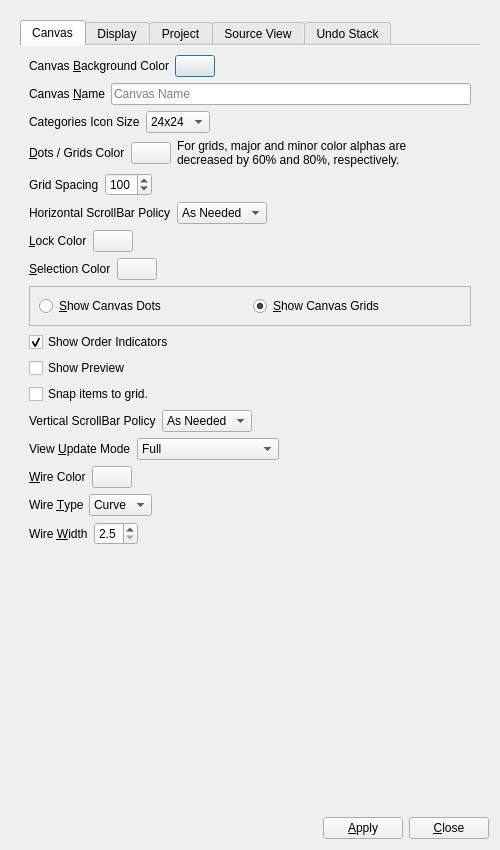
<?xml version="1.0" encoding="UTF-8"?>
<ui version="4.0">
 <class>glitch_canvas_settings</class>
 <widget class="QDialog" name="glitch_canvas_settings">
  <property name="geometry">
   <rect>
    <x>0</x>
    <y>0</y>
    <width>500</width>
    <height>850</height>
   </rect>
  </property>
  <property name="windowTitle">
   <string>Glitch: Canvas Settings</string>
  </property>
  <property name="windowIcon">
   <iconset resource="../Icons/icons.qrc">
    <normaloff>:/Logo/glitch-logo.png</normaloff>:/Logo/glitch-logo.png</iconset>
  </property>
  <layout class="QVBoxLayout" name="verticalLayout">
   <item>
    <widget class="QScrollArea" name="scrollArea">
     <property name="frameShape">
      <enum>QFrame::Shape::NoFrame</enum>
     </property>
     <property name="widgetResizable">
      <bool>true</bool>
     </property>
     <widget class="QWidget" name="scrollAreaWidgetContents">
      <property name="geometry">
       <rect>
        <x>0</x>
        <y>0</y>
        <width>488</width>
        <height>796</height>
       </rect>
      </property>
      <layout class="QVBoxLayout" name="verticalLayout_2">
       <item>
        <widget class="QTabWidget" name="tab">
         <property name="currentIndex">
          <number>0</number>
         </property>
         <property name="documentMode">
          <bool>true</bool>
         </property>
         <widget class="QWidget" name="page_canvas">
          <attribute name="title">
           <string>Canvas</string>
          </attribute>
          <layout class="QVBoxLayout" name="verticalLayout_4">
           <item>
            <layout class="QHBoxLayout" name="horizontalLayout_2">
             <item>
              <widget class="QLabel" name="label_2">
               <property name="text">
                <string>Canvas &amp;Background Color</string>
               </property>
               <property name="buddy">
                <cstring>background_color</cstring>
               </property>
              </widget>
             </item>
             <item>
              <widget class="QPushButton" name="background_color">
               <property name="text">
                <string notr="true"/>
               </property>
              </widget>
             </item>
             <item>
              <spacer name="horizontalSpacer_2">
               <property name="orientation">
                <enum>Qt::Orientation::Horizontal</enum>
               </property>
               <property name="sizeHint" stdset="0">
                <size>
                 <width>40</width>
                 <height>20</height>
                </size>
               </property>
              </spacer>
             </item>
            </layout>
           </item>
           <item>
            <layout class="QHBoxLayout" name="horizontalLayout_3">
             <item>
              <widget class="QLabel" name="label_3">
               <property name="text">
                <string>Canvas &amp;Name</string>
               </property>
               <property name="buddy">
                <cstring>name</cstring>
               </property>
              </widget>
             </item>
             <item>
              <widget class="QLineEdit" name="name">
               <property name="maxLength">
                <number>500</number>
               </property>
               <property name="placeholderText">
                <string>Canvas Name</string>
               </property>
               <property name="clearButtonEnabled">
                <bool>true</bool>
               </property>
              </widget>
             </item>
            </layout>
           </item>
           <item>
            <layout class="QHBoxLayout" name="horizontalLayout_12">
             <item>
              <widget class="QLabel" name="label_12">
               <property name="text">
                <string>Categories Icon Size</string>
               </property>
               <property name="buddy">
                <cstring>categories_icon_size</cstring>
               </property>
              </widget>
             </item>
             <item>
              <widget class="QComboBox" name="categories_icon_size">
               <property name="currentIndex">
                <number>1</number>
               </property>
               <property name="sizeAdjustPolicy">
                <enum>QComboBox::SizeAdjustPolicy::AdjustToContents</enum>
               </property>
               <item>
                <property name="text">
                 <string notr="true">0x0</string>
                </property>
               </item>
               <item>
                <property name="text">
                 <string notr="true">24x24</string>
                </property>
               </item>
               <item>
                <property name="text">
                 <string notr="true">32x32</string>
                </property>
               </item>
               <item>
                <property name="text">
                 <string notr="true">48x48</string>
                </property>
               </item>
              </widget>
             </item>
             <item>
              <spacer name="horizontalSpacer_9">
               <property name="orientation">
                <enum>Qt::Orientation::Horizontal</enum>
               </property>
               <property name="sizeHint" stdset="0">
                <size>
                 <width>40</width>
                 <height>20</height>
                </size>
               </property>
              </spacer>
             </item>
            </layout>
           </item>
           <item>
            <layout class="QHBoxLayout" name="horizontalLayout_6">
             <item>
              <widget class="QLabel" name="label_6">
               <property name="text">
                <string>&amp;Dots / Grids Color</string>
               </property>
               <property name="buddy">
                <cstring>dots_grids_color</cstring>
               </property>
              </widget>
             </item>
             <item>
              <widget class="QPushButton" name="dots_grids_color">
               <property name="text">
                <string notr="true"/>
               </property>
              </widget>
             </item>
             <item>
              <widget class="QLabel" name="label_7">
               <property name="text">
                <string>For grids, major and minor color alphas are decreased by 60% and 80%, respectively.</string>
               </property>
               <property name="wordWrap">
                <bool>true</bool>
               </property>
              </widget>
             </item>
             <item>
              <spacer name="horizontalSpacer_5">
               <property name="orientation">
                <enum>Qt::Orientation::Horizontal</enum>
               </property>
               <property name="sizeHint" stdset="0">
                <size>
                 <width>40</width>
                 <height>20</height>
                </size>
               </property>
              </spacer>
             </item>
            </layout>
           </item>
           <item>
            <layout class="QHBoxLayout" name="horizontalLayout_23">
             <item>
              <widget class="QLabel" name="label_21">
               <property name="text">
                <string>Grid Spacing</string>
               </property>
               <property name="buddy">
                <cstring>wire_width</cstring>
               </property>
              </widget>
             </item>
             <item>
              <widget class="QSpinBox" name="grid_size">
               <property name="minimum">
                <number>10</number>
               </property>
               <property name="maximum">
                <number>500</number>
               </property>
               <property name="value">
                <number>100</number>
               </property>
              </widget>
             </item>
             <item>
              <spacer name="horizontalSpacer_20">
               <property name="orientation">
                <enum>Qt::Orientation::Horizontal</enum>
               </property>
               <property name="sizeHint" stdset="0">
                <size>
                 <width>40</width>
                 <height>20</height>
                </size>
               </property>
              </spacer>
             </item>
            </layout>
           </item>
           <item>
            <layout class="QHBoxLayout" name="horizontalLayout_20">
             <item>
              <widget class="QLabel" name="label_18">
               <property name="text">
                <string>Horizontal ScrollBar Policy</string>
               </property>
               <property name="buddy">
                <cstring>categories_icon_size</cstring>
               </property>
              </widget>
             </item>
             <item>
              <widget class="QComboBox" name="horizontal_scrollbar_policy">
               <property name="toolTip">
                <string>&lt;html&gt;&lt;head/&gt;&lt;body&gt;&lt;p&gt;Setting is also applied to edit views of child objects.&lt;/p&gt;&lt;/body&gt;&lt;/html&gt;</string>
               </property>
               <property name="currentIndex">
                <number>0</number>
               </property>
               <property name="sizeAdjustPolicy">
                <enum>QComboBox::SizeAdjustPolicy::AdjustToContents</enum>
               </property>
               <item>
                <property name="text">
                 <string>As Needed</string>
                </property>
               </item>
               <item>
                <property name="text">
                 <string>Off</string>
                </property>
               </item>
               <item>
                <property name="text">
                 <string>On</string>
                </property>
               </item>
              </widget>
             </item>
             <item>
              <spacer name="horizontalSpacer_17">
               <property name="orientation">
                <enum>Qt::Orientation::Horizontal</enum>
               </property>
               <property name="sizeHint" stdset="0">
                <size>
                 <width>40</width>
                 <height>20</height>
                </size>
               </property>
              </spacer>
             </item>
            </layout>
           </item>
           <item>
            <layout class="QHBoxLayout" name="horizontalLayout_15">
             <item>
              <widget class="QLabel" name="label_14">
               <property name="text">
                <string>&amp;Lock Color</string>
               </property>
               <property name="buddy">
                <cstring>lock_color</cstring>
               </property>
              </widget>
             </item>
             <item>
              <widget class="QPushButton" name="lock_color">
               <property name="text">
                <string notr="true"/>
               </property>
              </widget>
             </item>
             <item>
              <spacer name="horizontalSpacer_13">
               <property name="orientation">
                <enum>Qt::Orientation::Horizontal</enum>
               </property>
               <property name="sizeHint" stdset="0">
                <size>
                 <width>40</width>
                 <height>20</height>
                </size>
               </property>
              </spacer>
             </item>
            </layout>
           </item>
           <item>
            <layout class="QHBoxLayout" name="horizontalLayout_13">
             <item>
              <widget class="QLabel" name="label_13">
               <property name="text">
                <string>&amp;Selection Color</string>
               </property>
               <property name="buddy">
                <cstring>selection_color</cstring>
               </property>
              </widget>
             </item>
             <item>
              <widget class="QPushButton" name="selection_color">
               <property name="text">
                <string notr="true"/>
               </property>
              </widget>
             </item>
             <item>
              <spacer name="horizontalSpacer_11">
               <property name="orientation">
                <enum>Qt::Orientation::Horizontal</enum>
               </property>
               <property name="sizeHint" stdset="0">
                <size>
                 <width>40</width>
                 <height>20</height>
                </size>
               </property>
              </spacer>
             </item>
            </layout>
           </item>
           <item>
            <widget class="QFrame" name="frame">
             <property name="frameShape">
              <enum>QFrame::Shape::StyledPanel</enum>
             </property>
             <property name="frameShadow">
              <enum>QFrame::Shadow::Raised</enum>
             </property>
             <layout class="QHBoxLayout" name="horizontalLayout_16">
              <item>
               <widget class="QRadioButton" name="show_canvas_dots">
                <property name="text">
                 <string>&amp;Show Canvas Dots</string>
                </property>
                <attribute name="buttonGroup">
                 <string notr="true">buttonGroup</string>
                </attribute>
               </widget>
              </item>
              <item>
               <widget class="QRadioButton" name="show_canvas_grids">
                <property name="text">
                 <string>&amp;Show Canvas Grids</string>
                </property>
                <property name="checked">
                 <bool>true</bool>
                </property>
                <attribute name="buttonGroup">
                 <string notr="true">buttonGroup</string>
                </attribute>
               </widget>
              </item>
             </layout>
            </widget>
           </item>
           <item>
            <widget class="QCheckBox" name="show_order_indicators">
             <property name="text">
              <string>Show Order Indicators</string>
             </property>
             <property name="checked">
              <bool>true</bool>
             </property>
            </widget>
           </item>
           <item>
            <widget class="QCheckBox" name="show_preview">
             <property name="toolTip">
              <string>&lt;html&gt;&lt;head/&gt;&lt;body&gt;&lt;p&gt;Show an interactive canvas preview. The preview is situated to the right of the canvas.&lt;/p&gt;&lt;/body&gt;&lt;/html&gt;</string>
             </property>
             <property name="text">
              <string>Show Preview</string>
             </property>
            </widget>
           </item>
           <item>
            <widget class="QCheckBox" name="snap_to_grid">
             <property name="toolTip">
              <string>&lt;html&gt;&lt;head/&gt;&lt;body&gt;&lt;p&gt;Aligning. Dragging-and-dropping. Moving. Restoring from a database.&lt;/p&gt;&lt;/body&gt;&lt;/html&gt;</string>
             </property>
             <property name="text">
              <string>Snap items to grid.</string>
             </property>
            </widget>
           </item>
           <item>
            <layout class="QHBoxLayout" name="horizontalLayout_21">
             <item>
              <widget class="QLabel" name="label_19">
               <property name="text">
                <string>Vertical ScrollBar Policy</string>
               </property>
               <property name="buddy">
                <cstring>categories_icon_size</cstring>
               </property>
              </widget>
             </item>
             <item>
              <widget class="QComboBox" name="vertical_scrollbar_policy">
               <property name="toolTip">
                <string>&lt;html&gt;&lt;head/&gt;&lt;body&gt;&lt;p&gt;Setting is also applied to edit views of child objects.&lt;/p&gt;&lt;/body&gt;&lt;/html&gt;</string>
               </property>
               <property name="currentIndex">
                <number>0</number>
               </property>
               <property name="sizeAdjustPolicy">
                <enum>QComboBox::SizeAdjustPolicy::AdjustToContents</enum>
               </property>
               <item>
                <property name="text">
                 <string>As Needed</string>
                </property>
               </item>
               <item>
                <property name="text">
                 <string>Off</string>
                </property>
               </item>
               <item>
                <property name="text">
                 <string>On</string>
                </property>
               </item>
              </widget>
             </item>
             <item>
              <spacer name="horizontalSpacer_18">
               <property name="orientation">
                <enum>Qt::Orientation::Horizontal</enum>
               </property>
               <property name="sizeHint" stdset="0">
                <size>
                 <width>40</width>
                 <height>20</height>
                </size>
               </property>
              </spacer>
             </item>
            </layout>
           </item>
           <item>
            <layout class="QHBoxLayout" name="horizontalLayout">
             <item>
              <widget class="QLabel" name="label">
               <property name="text">
                <string>View &amp;Update Mode</string>
               </property>
               <property name="buddy">
                <cstring>update_mode</cstring>
               </property>
              </widget>
             </item>
             <item>
              <widget class="QComboBox" name="update_mode">
               <property name="currentIndex">
                <number>1</number>
               </property>
               <property name="sizeAdjustPolicy">
                <enum>QComboBox::SizeAdjustPolicy::AdjustToContents</enum>
               </property>
               <item>
                <property name="text">
                 <string>Bounding Rectangle</string>
                </property>
               </item>
               <item>
                <property name="text">
                 <string>Full</string>
                </property>
               </item>
               <item>
                <property name="text">
                 <string>Minimal</string>
                </property>
               </item>
               <item>
                <property name="text">
                 <string>Smart</string>
                </property>
               </item>
              </widget>
             </item>
             <item>
              <spacer name="horizontalSpacer">
               <property name="orientation">
                <enum>Qt::Orientation::Horizontal</enum>
               </property>
               <property name="sizeHint" stdset="0">
                <size>
                 <width>40</width>
                 <height>20</height>
                </size>
               </property>
              </spacer>
             </item>
            </layout>
           </item>
           <item>
            <layout class="QHBoxLayout" name="horizontalLayout_8">
             <item>
              <widget class="QLabel" name="label_8">
               <property name="text">
                <string>&amp;Wire Color</string>
               </property>
               <property name="buddy">
                <cstring>wire_color</cstring>
               </property>
              </widget>
             </item>
             <item>
              <widget class="QPushButton" name="wire_color">
               <property name="text">
                <string notr="true"/>
               </property>
              </widget>
             </item>
             <item>
              <spacer name="horizontalSpacer_6">
               <property name="orientation">
                <enum>Qt::Orientation::Horizontal</enum>
               </property>
               <property name="sizeHint" stdset="0">
                <size>
                 <width>40</width>
                 <height>20</height>
                </size>
               </property>
              </spacer>
             </item>
            </layout>
           </item>
           <item>
            <layout class="QHBoxLayout" name="horizontalLayout_9">
             <item>
              <widget class="QLabel" name="label_9">
               <property name="text">
                <string>Wire &amp;Type</string>
               </property>
               <property name="buddy">
                <cstring>wire_type</cstring>
               </property>
              </widget>
             </item>
             <item>
              <widget class="QComboBox" name="wire_type">
               <property name="currentIndex">
                <number>0</number>
               </property>
               <property name="sizeAdjustPolicy">
                <enum>QComboBox::SizeAdjustPolicy::AdjustToContents</enum>
               </property>
               <item>
                <property name="text">
                 <string>Curve</string>
                </property>
               </item>
               <item>
                <property name="text">
                 <string>Line</string>
                </property>
               </item>
              </widget>
             </item>
             <item>
              <spacer name="horizontalSpacer_7">
               <property name="orientation">
                <enum>Qt::Orientation::Horizontal</enum>
               </property>
               <property name="sizeHint" stdset="0">
                <size>
                 <width>40</width>
                 <height>20</height>
                </size>
               </property>
              </spacer>
             </item>
            </layout>
           </item>
           <item>
            <layout class="QHBoxLayout" name="horizontalLayout_10">
             <item>
              <widget class="QLabel" name="label_10">
               <property name="text">
                <string>Wire &amp;Width</string>
               </property>
               <property name="buddy">
                <cstring>wire_width</cstring>
               </property>
              </widget>
             </item>
             <item>
              <widget class="QDoubleSpinBox" name="wire_width">
               <property name="decimals">
                <number>1</number>
               </property>
               <property name="minimum">
                <double>2.500000000000000</double>
               </property>
               <property name="maximum">
                <double>5.000000000000000</double>
               </property>
               <property name="value">
                <double>2.500000000000000</double>
               </property>
              </widget>
             </item>
             <item>
              <spacer name="horizontalSpacer_8">
               <property name="orientation">
                <enum>Qt::Orientation::Horizontal</enum>
               </property>
               <property name="sizeHint" stdset="0">
                <size>
                 <width>40</width>
                 <height>20</height>
                </size>
               </property>
              </spacer>
             </item>
            </layout>
           </item>
           <item>
            <spacer name="verticalSpacer">
             <property name="orientation">
              <enum>Qt::Orientation::Vertical</enum>
             </property>
             <property name="sizeHint" stdset="0">
              <size>
               <width>20</width>
               <height>40</height>
              </size>
             </property>
            </spacer>
           </item>
          </layout>
         </widget>
         <widget class="QWidget" name="page_display">
          <attribute name="title">
           <string>Display</string>
          </attribute>
          <layout class="QVBoxLayout" name="verticalLayout_3">
           <item>
            <widget class="QCheckBox" name="maximize_edit_windows">
             <property name="text">
              <string>Maximize Edit Windows</string>
             </property>
            </widget>
           </item>
           <item>
            <layout class="QHBoxLayout" name="horizontalLayout_7">
             <item>
              <widget class="QLabel" name="label_17">
               <property name="text">
                <string>Tab Position</string>
               </property>
              </widget>
             </item>
             <item>
              <widget class="QComboBox" name="tab_position">
               <item>
                <property name="text">
                 <string>East</string>
                </property>
               </item>
               <item>
                <property name="text">
                 <string>North</string>
                </property>
               </item>
               <item>
                <property name="text">
                 <string>South</string>
                </property>
               </item>
               <item>
                <property name="text">
                 <string>West</string>
                </property>
               </item>
              </widget>
             </item>
             <item>
              <spacer name="horizontalSpacer_14">
               <property name="orientation">
                <enum>Qt::Orientation::Horizontal</enum>
               </property>
               <property name="sizeHint" stdset="0">
                <size>
                 <width>40</width>
                 <height>20</height>
                </size>
               </property>
              </spacer>
             </item>
            </layout>
           </item>
           <item>
            <widget class="QCheckBox" name="show_function_name_widget">
             <property name="text">
              <string>Show Function Name Widget</string>
             </property>
             <property name="checked">
              <bool>true</bool>
             </property>
            </widget>
           </item>
           <item>
            <widget class="QCheckBox" name="show_structures_tree_widget">
             <property name="text">
              <string>Show Structures Tree Widget</string>
             </property>
             <property name="checked">
              <bool>true</bool>
             </property>
            </widget>
           </item>
           <item>
            <widget class="QCheckBox" name="tabbed_edit_windows">
             <property name="toolTip">
              <string>&lt;html&gt;&lt;head/&gt;&lt;body&gt;&lt;p&gt;New windows only.&lt;/p&gt;&lt;/body&gt;&lt;/html&gt;</string>
             </property>
             <property name="text">
              <string>Tabbed Edit Windows</string>
             </property>
             <property name="checked">
              <bool>true</bool>
             </property>
            </widget>
           </item>
           <item>
            <spacer name="verticalSpacer_4">
             <property name="orientation">
              <enum>Qt::Orientation::Vertical</enum>
             </property>
             <property name="sizeHint" stdset="0">
              <size>
               <width>20</width>
               <height>40</height>
              </size>
             </property>
            </spacer>
           </item>
          </layout>
         </widget>
         <widget class="QWidget" name="page_project">
          <attribute name="title">
           <string>Project</string>
          </attribute>
          <layout class="QVBoxLayout" name="verticalLayout_5">
           <item>
            <layout class="QHBoxLayout" name="horizontalLayout_17">
             <item>
              <widget class="QLabel" name="label_15">
               <property name="text">
                <string>&amp;Board</string>
               </property>
               <property name="buddy">
                <cstring>project_board</cstring>
               </property>
              </widget>
             </item>
             <item>
              <widget class="QComboBox" name="project_board">
               <property name="sizePolicy">
                <sizepolicy hsizetype="Expanding" vsizetype="Fixed">
                 <horstretch>0</horstretch>
                 <verstretch>0</verstretch>
                </sizepolicy>
               </property>
               <property name="editable">
                <bool>true</bool>
               </property>
               <property name="currentText">
                <string notr="true"/>
               </property>
               <property name="currentIndex">
                <number>-1</number>
               </property>
               <property name="sizeAdjustPolicy">
                <enum>QComboBox::SizeAdjustPolicy::AdjustToContents</enum>
               </property>
              </widget>
             </item>
            </layout>
           </item>
           <item>
            <layout class="QHBoxLayout" name="horizontalLayout_18">
             <item>
              <widget class="QLabel" name="label_16">
               <property name="text">
                <string>Communications Port</string>
               </property>
               <property name="buddy">
                <cstring>project_communications_port</cstring>
               </property>
              </widget>
             </item>
             <item>
              <widget class="QComboBox" name="project_communications_port">
               <property name="currentText">
                <string notr="true"/>
               </property>
               <property name="currentIndex">
                <number>-1</number>
               </property>
               <property name="sizeAdjustPolicy">
                <enum>QComboBox::SizeAdjustPolicy::AdjustToContents</enum>
               </property>
              </widget>
             </item>
             <item>
              <widget class="QPushButton" name="project_communications_port_refresh">
               <property name="text">
                <string>Refresh</string>
               </property>
              </widget>
             </item>
             <item>
              <spacer name="horizontalSpacer_16">
               <property name="orientation">
                <enum>Qt::Orientation::Horizontal</enum>
               </property>
               <property name="sizeHint" stdset="0">
                <size>
                 <width>40</width>
                 <height>20</height>
                </size>
               </property>
              </spacer>
             </item>
            </layout>
           </item>
           <item>
            <widget class="QCheckBox" name="generate_periodically">
             <property name="toolTip">
              <string>Generate the code shortly after a change is made.</string>
             </property>
             <property name="text">
              <string>&amp;Generate Output File Periodically</string>
             </property>
            </widget>
           </item>
           <item>
            <layout class="QHBoxLayout" name="horizontalLayout_11">
             <item>
              <widget class="QLabel" name="project_ide_warning_label">
               <property name="toolTip">
                <string>&lt;html&gt;&lt;head/&gt;&lt;body&gt;&lt;p&gt;Please complete the Project IDE field!&lt;/p&gt;&lt;/body&gt;&lt;/html&gt;</string>
               </property>
               <property name="text">
                <string>&lt;html&gt;&amp;#9888;&lt;/html&gt;</string>
               </property>
               <property name="alignment">
                <set>Qt::AlignmentFlag::AlignCenter</set>
               </property>
              </widget>
             </item>
             <item>
              <widget class="QLabel" name="label_11">
               <property name="text">
                <string>Project &amp;IDE</string>
               </property>
               <property name="buddy">
                <cstring>project_ide</cstring>
               </property>
              </widget>
             </item>
             <item>
              <widget class="QLineEdit" name="project_ide">
               <property name="maxLength">
                <number>5000</number>
               </property>
               <property name="placeholderText">
                <string>Project IDE</string>
               </property>
               <property name="clearButtonEnabled">
                <bool>true</bool>
               </property>
              </widget>
             </item>
             <item>
              <widget class="QPushButton" name="select_project_ide">
               <property name="text">
                <string>Select</string>
               </property>
              </widget>
             </item>
            </layout>
           </item>
           <item>
            <layout class="QHBoxLayout" name="horizontalLayout_4">
             <item>
              <widget class="QLabel" name="label_4">
               <property name="text">
                <string>&amp;Project Type</string>
               </property>
               <property name="buddy">
                <cstring>project_type</cstring>
               </property>
              </widget>
             </item>
             <item>
              <widget class="QComboBox" name="project_type">
               <property name="currentIndex">
                <number>0</number>
               </property>
               <property name="sizeAdjustPolicy">
                <enum>QComboBox::SizeAdjustPolicy::AdjustToContents</enum>
               </property>
               <item>
                <property name="text">
                 <string notr="true">Arduino</string>
                </property>
               </item>
              </widget>
             </item>
             <item>
              <spacer name="horizontalSpacer_4">
               <property name="orientation">
                <enum>Qt::Orientation::Horizontal</enum>
               </property>
               <property name="sizeHint" stdset="0">
                <size>
                 <width>40</width>
                 <height>20</height>
                </size>
               </property>
              </spacer>
             </item>
            </layout>
           </item>
           <item>
            <widget class="QCheckBox" name="save_periodically">
             <property name="toolTip">
              <string>&lt;html&gt;&lt;head/&gt;&lt;body&gt;&lt;p&gt;Save the diagram after a change is made.&lt;/p&gt;&lt;/body&gt;&lt;/html&gt;</string>
             </property>
             <property name="text">
              <string>Save Periodically</string>
             </property>
            </widget>
           </item>
           <item>
            <spacer name="verticalSpacer_2">
             <property name="orientation">
              <enum>Qt::Orientation::Vertical</enum>
             </property>
             <property name="sizeHint" stdset="0">
              <size>
               <width>20</width>
               <height>40</height>
              </size>
             </property>
            </spacer>
           </item>
          </layout>
         </widget>
         <widget class="QWidget" name="page_source_view">
          <attribute name="title">
           <string>Source View</string>
          </attribute>
          <layout class="QVBoxLayout" name="verticalLayout_7">
           <item>
            <widget class="QCheckBox" name="generate_source_view_periodically">
             <property name="toolTip">
              <string>&lt;html&gt;&lt;head/&gt;&lt;body&gt;&lt;p&gt;Generate the code shortly after a change is made. Please activate the source panel separately.&lt;/p&gt;&lt;/body&gt;&lt;/html&gt;</string>
             </property>
             <property name="text">
              <string>&amp;Generate Source View Periodically</string>
             </property>
            </widget>
           </item>
           <item>
            <layout class="QHBoxLayout" name="horizontalLayout_14">
             <item>
              <spacer name="horizontalSpacer_10">
               <property name="orientation">
                <enum>Qt::Orientation::Horizontal</enum>
               </property>
               <property name="sizeHint" stdset="0">
                <size>
                 <width>40</width>
                 <height>20</height>
                </size>
               </property>
              </spacer>
             </item>
             <item>
              <widget class="QPushButton" name="special_copy">
               <property name="toolTip">
                <string>&lt;html&gt;&lt;head/&gt;&lt;body&gt;&lt;p&gt;Copy the contents of the below table into the clipboard buffer.&lt;/p&gt;&lt;/body&gt;&lt;/html&gt;</string>
               </property>
               <property name="text">
                <string>Copy</string>
               </property>
              </widget>
             </item>
             <item>
              <widget class="QPushButton" name="special_paste">
               <property name="toolTip">
                <string>&lt;html&gt;&lt;head/&gt;&lt;body&gt;&lt;p&gt;Prepare the below table via previously-copied clipboard contents.&lt;/p&gt;&lt;/body&gt;&lt;/html&gt;</string>
               </property>
               <property name="text">
                <string>Paste</string>
               </property>
              </widget>
             </item>
             <item>
              <widget class="QPushButton" name="reset_source_view_keywords">
               <property name="toolTip">
                <string>Reset the below table.</string>
               </property>
               <property name="text">
                <string>Reset</string>
               </property>
              </widget>
             </item>
             <item>
              <spacer name="horizontalSpacer_12">
               <property name="orientation">
                <enum>Qt::Orientation::Horizontal</enum>
               </property>
               <property name="sizeHint" stdset="0">
                <size>
                 <width>40</width>
                 <height>20</height>
                </size>
               </property>
              </spacer>
             </item>
            </layout>
           </item>
           <item>
            <widget class="QTableWidget" name="source_view_keywords">
             <property name="alternatingRowColors">
              <bool>true</bool>
             </property>
             <property name="selectionMode">
              <enum>QAbstractItemView::SelectionMode::SingleSelection</enum>
             </property>
             <property name="selectionBehavior">
              <enum>QAbstractItemView::SelectionBehavior::SelectRows</enum>
             </property>
             <property name="verticalScrollMode">
              <enum>QAbstractItemView::ScrollMode::ScrollPerPixel</enum>
             </property>
             <property name="horizontalScrollMode">
              <enum>QAbstractItemView::ScrollMode::ScrollPerPixel</enum>
             </property>
             <property name="cornerButtonEnabled">
              <bool>false</bool>
             </property>
             <attribute name="horizontalHeaderMinimumSectionSize">
              <number>150</number>
             </attribute>
             <attribute name="horizontalHeaderDefaultSectionSize">
              <number>150</number>
             </attribute>
             <attribute name="horizontalHeaderStretchLastSection">
              <bool>true</bool>
             </attribute>
             <attribute name="verticalHeaderVisible">
              <bool>false</bool>
             </attribute>
             <column>
              <property name="text">
               <string>Keyword</string>
              </property>
             </column>
             <column>
              <property name="text">
               <string>Color</string>
              </property>
             </column>
            </widget>
           </item>
          </layout>
         </widget>
         <widget class="QWidget" name="page_undo_stack">
          <attribute name="title">
           <string>Undo Stack</string>
          </attribute>
          <layout class="QVBoxLayout" name="verticalLayout_6">
           <item>
            <layout class="QHBoxLayout" name="horizontalLayout_5">
             <item>
              <widget class="QLabel" name="label_5">
               <property name="text">
                <string>&amp;Redo / Undo Stack Size</string>
               </property>
               <property name="buddy">
                <cstring>redo_undo_stack_size</cstring>
               </property>
              </widget>
             </item>
             <item>
              <widget class="QSpinBox" name="redo_undo_stack_size">
               <property name="toolTip">
                <string>Will be applied if the redo / undo stack is empty.</string>
               </property>
               <property name="minimum">
                <number>1500</number>
               </property>
               <property name="maximum">
                <number>250000</number>
               </property>
              </widget>
             </item>
             <item>
              <spacer name="horizontalSpacer_3">
               <property name="orientation">
                <enum>Qt::Orientation::Horizontal</enum>
               </property>
               <property name="sizeHint" stdset="0">
                <size>
                 <width>40</width>
                 <height>20</height>
                </size>
               </property>
              </spacer>
             </item>
            </layout>
           </item>
           <item>
            <spacer name="verticalSpacer_3">
             <property name="orientation">
              <enum>Qt::Orientation::Vertical</enum>
             </property>
             <property name="sizeHint" stdset="0">
              <size>
               <width>20</width>
               <height>40</height>
              </size>
             </property>
            </spacer>
           </item>
          </layout>
         </widget>
        </widget>
       </item>
      </layout>
     </widget>
    </widget>
   </item>
   <item>
    <layout class="QHBoxLayout" name="horizontalLayout_19">
     <item>
      <spacer name="horizontalSpacer_15">
       <property name="orientation">
        <enum>Qt::Orientation::Horizontal</enum>
       </property>
       <property name="sizeHint" stdset="0">
        <size>
         <width>40</width>
         <height>20</height>
        </size>
       </property>
      </spacer>
     </item>
     <item>
      <widget class="glitch_animated_push_button" name="apply">
       <property name="text">
        <string>&amp;Apply</string>
       </property>
      </widget>
     </item>
     <item>
      <widget class="QPushButton" name="close">
       <property name="text">
        <string>&amp;Close</string>
       </property>
      </widget>
     </item>
    </layout>
   </item>
  </layout>
 </widget>
 <customwidgets>
  <customwidget>
   <class>glitch_animated_push_button</class>
   <extends>QPushButton</extends>
   <header>glitch-animated-push-button.h</header>
  </customwidget>
 </customwidgets>
 <tabstops>
  <tabstop>scrollArea</tabstop>
  <tabstop>tab</tabstop>
  <tabstop>background_color</tabstop>
  <tabstop>name</tabstop>
  <tabstop>categories_icon_size</tabstop>
  <tabstop>dots_grids_color</tabstop>
  <tabstop>grid_size</tabstop>
  <tabstop>horizontal_scrollbar_policy</tabstop>
  <tabstop>lock_color</tabstop>
  <tabstop>selection_color</tabstop>
  <tabstop>show_canvas_dots</tabstop>
  <tabstop>show_canvas_grids</tabstop>
  <tabstop>show_order_indicators</tabstop>
  <tabstop>show_preview</tabstop>
  <tabstop>snap_to_grid</tabstop>
  <tabstop>vertical_scrollbar_policy</tabstop>
  <tabstop>update_mode</tabstop>
  <tabstop>wire_color</tabstop>
  <tabstop>wire_type</tabstop>
  <tabstop>wire_width</tabstop>
  <tabstop>maximize_edit_windows</tabstop>
  <tabstop>tab_position</tabstop>
  <tabstop>show_function_name_widget</tabstop>
  <tabstop>show_structures_tree_widget</tabstop>
  <tabstop>tabbed_edit_windows</tabstop>
  <tabstop>project_board</tabstop>
  <tabstop>project_communications_port</tabstop>
  <tabstop>project_communications_port_refresh</tabstop>
  <tabstop>generate_periodically</tabstop>
  <tabstop>project_ide</tabstop>
  <tabstop>select_project_ide</tabstop>
  <tabstop>project_type</tabstop>
  <tabstop>save_periodically</tabstop>
  <tabstop>generate_source_view_periodically</tabstop>
  <tabstop>special_copy</tabstop>
  <tabstop>special_paste</tabstop>
  <tabstop>reset_source_view_keywords</tabstop>
  <tabstop>source_view_keywords</tabstop>
  <tabstop>redo_undo_stack_size</tabstop>
  <tabstop>apply</tabstop>
  <tabstop>close</tabstop>
 </tabstops>
 <resources>
  <include location="../Icons/icons.qrc"/>
 </resources>
 <connections/>
 <buttongroups>
  <buttongroup name="buttonGroup"/>
 </buttongroups>
</ui>
